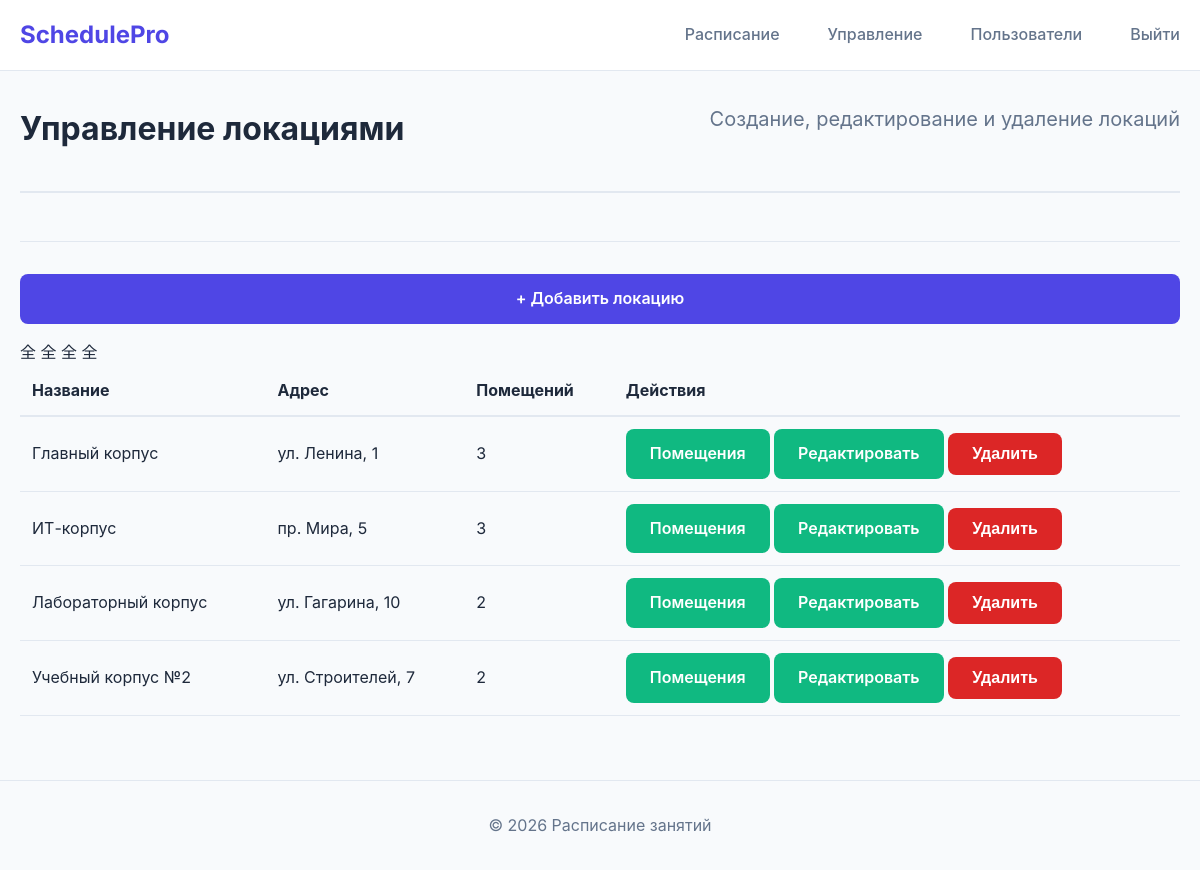
The app's page /manager/locations (signed in) with its own data.
### models.py (models this page shows, shortened)
class Location(db.Model):
    __tablename__ = 'locations'
    id = db.Column(db.Integer, primary_key=True)
    name = db.Column(db.String(100), nullable=False, unique=True)  # "Главный корпус", "Лабораторный корпус"
    address = db.Column(db.String(200), nullable=True)             # Адрес
    rooms = db.relationship('Room', back_populates='location', cascade='all, delete-orphan')

### app.py (the view)
@app.route('/manager/locations')
@login_required
def manager_locations():
    if not current_user.is_manager() and not current_user.is_admin():
        flash('Доступ запрещён', 'danger')
        return redirect(url_for('index'))
    locations = Location.query.order_by(Location.name).all()
    return render_template('manager_locations.html', locations=locations)

### app.py (called while the page is built)
@login_manager.user_loader
def load_user(user_id):
    return User.query.get(int(user_id))

### models.py (called while the page is built)
    def is_admin(self):
        return self.role == 'admin'

    def is_manager(self):
        return self.role == 'manager'

    def is_teacher(self):
        return self.role == 'teacher'

    def is_student(self):
        return self.role == 'student'

### templates/manager_locations.html (shortened to what this page needs)
{% extends "base.html" %}
{% block content %}
<div class="full-width-schedule">
    <div class="container" style="max-width: none; padding: 0 20px;">
        <div class="schedule-header">
            <h1>Управление локациями</h1>
            <p class="subtitle">Создание, редактирование и удаление локаций</p>
        </div>
        <div class="actions" style="margin-bottom: 1rem;">
            <a href="{{ url_for('manager_location_create') }}" class="btn btn-primary">+ Добавить локацию</a>
        </div>
        <div style="overflow-x: auto;">
            <table style="width: 100%; min-width: 600px; border-collapse: collapse;">
                <thead>
                    <tr>
                        <th style="text-align: left; padding: 0.75rem; border-bottom: 2px solid var(--border);">Название</th>
                        <th style="text-align: left; padding: 0.75rem; border-bottom: 2px solid var(--border);">Адрес</th>
                        <th style="text-align: left; padding: 0.75rem; border-bottom: 2px solid var(--border);">Помещений</th>
                        <th style="text-align: left; padding: 0.75rem; border-bottom: 2px solid var(--border);">Действия</th>
                    </thead>
                <tbody>
                    {% for location in locations %}
                        <td style="padding: 0.75rem; border-bottom: 1px solid var(--border);">{{ location.name }}</td>
                        <td style="padding: 0.75rem; border-bottom: 1px solid var(--border);">{{ location.address }}</td>
                        <td style="padding: 0.75rem; border-bottom: 1px solid var(--border);">{{ location.rooms|length }}</td>
                        <td style="padding: 0.75rem; border-bottom: 1px solid var(--border); white-space: nowrap;">
                            <a href="{{ url_for('manager_rooms', location_id=location.id) }}" class="btn btn-success btn-sm">Помещения</a>
                            <a href="{{ url_for('manager_location_edit', location_id=location.id) }}" class="btn btn-success btn-sm">Редактировать</a>
                            <form method="POST" action="{{ url_for('manager_location_delete', location_id=location.id) }}" style="display: inline;">
                                <button type="submit" class="btn btn-danger btn-sm" onclick="return confirm('Удалить локацию и все помещения?')">Удалить</button>
                            </form>
                        </td>
                    {% endfor %}
                </tbody>
            </table>
        </div>
    </div>
</div>
{% endblock %}

### templates/base.html (shortened to what this page needs)
<!DOCTYPE html>
<html lang="ru">
<head>
    <link rel="stylesheet" href="{{ url_for('static', filename='style.css') }}">
</head>
<body>
    <nav class="navbar">
        <div class="container">
            <a href="/" class="logo">SchedulePro</a>
            <div class="nav-links">
                {% if current_user.is_authenticated %}
                    {% if current_user.is_student() %}
                        <a href="{{ url_for('schedule', group_id=current_user.group_id) }}">Расписание</a>
                    {% else %}
                        <a href="{{ url_for('schedule') }}">Расписание</a>
                    {% endif %}
                    {% if current_user.is_manager() or current_user.is_admin() %}
                        <div class="dropdown">
                            <a>Управление</a>
                        </div>
                    {% endif %}
                    {% if current_user.is_admin() %}
                        <div class="dropdown">
                            <a>Пользователи</a>
                        </div>
                    {% endif %}
                    <a href="{{ url_for('logout') }}">Выйти</a>
                {% else %}
                    <a href="{{ url_for('login') }}">Вход</a>
                    <a href="{{ url_for('register') }}">Регистрация</a>
                {% endif %}
            </div>
        </div>
    </nav>
    <main class="main-content">
        {% block content %}{% endblock %}
    </main>
    <footer class="footer">
        <div class="container">
            <p>&copy; 2026 Расписание занятий</p>
        </div>
    </footer>
</body>
</html>

### static/style.css (style rules this page uses)
:root { --primary: #4f46e5; --primary-dark: #4338ca; --secondary: #64748b; --success: #10b981; --warning: #f59e0b; --danger: #ef4444; --background: #f8fafc; --surface: #ffffff; --text-primary: #1e293b; --text-secondary: #64748b; --border: #e2e8f0; --shadow: 0 4px 6px -1px rgba(0, 0, 0, 0.1); --shadow-lg: 0 20px 25px -5px rgba(0, 0, 0, 0.1); }
* { margin: 0; padding: 0; box-sizing: border-box; }
body { font-family: 'Inter', -apple-system, BlinkMacSystemFont, sans-serif; background: var(--background); color: var(--text-primary); line-height: 1.6; }
.container { max-width: 1200px; margin: 0 auto; padding: 0 20px; }
.navbar { background: var(--surface); border-bottom: 1px solid var(--border); padding: 1rem 0; position: sticky; top: 0; z-index: 100; }
.navbar .container { display: flex; justify-content: space-between; align-items: center; }
.logo { font-size: 1.5rem; font-weight: 700; color: var(--primary); text-decoration: none; }
.nav-links a { color: var(--text-secondary); text-decoration: none; margin-left: 2rem; font-weight: 500; transition: color 0.2s; }
.subtitle { font-size: 1.25rem; color: var(--text-secondary); margin-bottom: 2rem; }
.btn { display: inline-flex; align-items: center; justify-content: center; padding: 0.75rem 1.5rem; border-radius: 8px; font-weight: 600; font-size: 1rem; cursor: pointer; transition: all 0.2s; border: none; text-decoration: none; }
.btn-primary { background: var(--primary); color: white; width: 100%; }
.schedule-header { display: flex; justify-content: space-between; align-items: flex-start; margin: 2rem 0; padding-bottom: 1.5rem; border-bottom: 2px solid var(--border); }
.actions { display: flex; gap: 1rem; justify-content: center; margin: 3rem 0; padding-top: 2rem; border-top: 1px solid var(--border); }
.footer { text-align: center; padding: 2rem; color: var(--text-secondary); border-top: 1px solid var(--border); margin-top: 4rem; }
.full-width-schedule { width: 100%; overflow-x: hidden; }
.full-width-schedule .container { max-width: none; width: 100%; padding: 0 20px; }
.btn-danger { background-color: #dc2626; color: white; border: none; }
.btn-success { background-color: #10b981; color: white; border: none; }

### templates/base.html (style rules this page uses)
.navbar { position: relative; }
.nav-links { display: flex; gap: 1rem; align-items: center; }
.dropdown { position: relative; }
.dropdown > a { cursor: pointer; }

### records on screen
Location: name "Главный корпус", address "ул. Ленина, 1", rooms|length "3"
Location: name "ИТ-корпус", address "пр. Мира, 5", rooms|length "3"
Location: name "Лабораторный корпус", address "ул. Гагарина, 10", rooms|length "2"
Location: name "Учебный корпус №2", address "ул. Строителей, 7", rooms|length "2"
